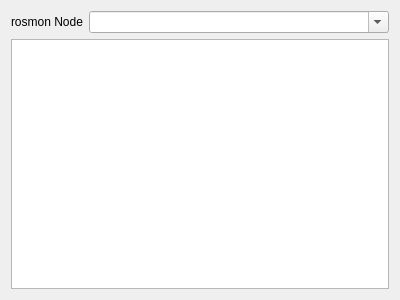
<?xml version="1.0" encoding="UTF-8"?>
<ui version="4.0">
 <class>MonGUI</class>
 <widget class="QWidget" name="MonGUI">
  <property name="geometry">
   <rect>
    <x>0</x>
    <y>0</y>
    <width>400</width>
    <height>300</height>
   </rect>
  </property>
  <property name="windowTitle">
   <string>Node Monitor</string>
  </property>
  <layout class="QVBoxLayout" name="verticalLayout">
   <item>
    <layout class="QHBoxLayout" name="horizontalLayout">
     <item>
      <widget class="QLabel" name="label">
       <property name="text">
        <string>rosmon Node</string>
       </property>
      </widget>
     </item>
     <item>
      <widget class="QComboBox" name="nodeBox">
       <property name="sizePolicy">
        <sizepolicy hsizetype="Expanding" vsizetype="Fixed">
         <horstretch>0</horstretch>
         <verstretch>0</verstretch>
        </sizepolicy>
       </property>
       <property name="editable">
        <bool>true</bool>
       </property>
       <property name="insertPolicy">
        <enum>QComboBox::NoInsert</enum>
       </property>
      </widget>
     </item>
    </layout>
   </item>
   <item>
    <widget class="QTableView" name="tableView"/>
   </item>
  </layout>
 </widget>
 <resources/>
 <connections/>
</ui>
